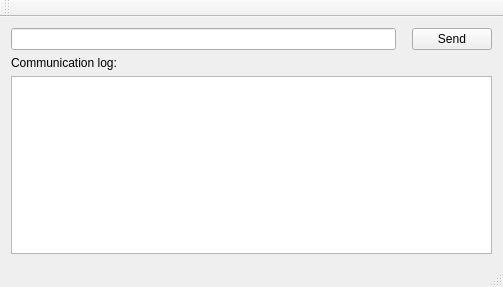
<?xml version="1.0" encoding="UTF-8"?>
<ui version="4.0">
 <class>MainWindow</class>
 <widget class="QMainWindow" name="MainWindow">
  <property name="geometry">
   <rect>
    <x>0</x>
    <y>0</y>
    <width>503</width>
    <height>287</height>
   </rect>
  </property>
  <property name="windowTitle">
   <string>MainWindow</string>
  </property>
  <widget class="QWidget" name="centralWidget">
   <layout class="QVBoxLayout" name="verticalLayout">
    <item>
     <layout class="QHBoxLayout" name="horizontalLayout">
      <item>
       <widget class="QLineEdit" name="lineEdit"/>
      </item>
      <item>
       <spacer name="horizontalSpacer">
        <property name="orientation">
         <enum>Qt::Horizontal</enum>
        </property>
        <property name="sizeType">
         <enum>QSizePolicy::Preferred</enum>
        </property>
        <property name="sizeHint" stdset="0">
         <size>
          <width>10</width>
          <height>20</height>
         </size>
        </property>
       </spacer>
      </item>
      <item>
       <widget class="QPushButton" name="pushButton">
        <property name="text">
         <string>Send</string>
        </property>
       </widget>
      </item>
     </layout>
    </item>
    <item>
     <widget class="QLabel" name="label">
      <property name="text">
       <string>Communication log:</string>
      </property>
     </widget>
    </item>
    <item>
     <widget class="QTextEdit" name="textEdit"/>
    </item>
   </layout>
  </widget>
  <widget class="QMenuBar" name="menuBar">
   <property name="geometry">
    <rect>
     <x>0</x>
     <y>0</y>
     <width>503</width>
     <height>23</height>
    </rect>
   </property>
  </widget>
  <widget class="QToolBar" name="mainToolBar">
   <attribute name="toolBarArea">
    <enum>TopToolBarArea</enum>
   </attribute>
   <attribute name="toolBarBreak">
    <bool>false</bool>
   </attribute>
  </widget>
  <widget class="QStatusBar" name="statusBar"/>
 </widget>
 <layoutdefault spacing="6" margin="11"/>
 <resources/>
 <connections/>
</ui>
